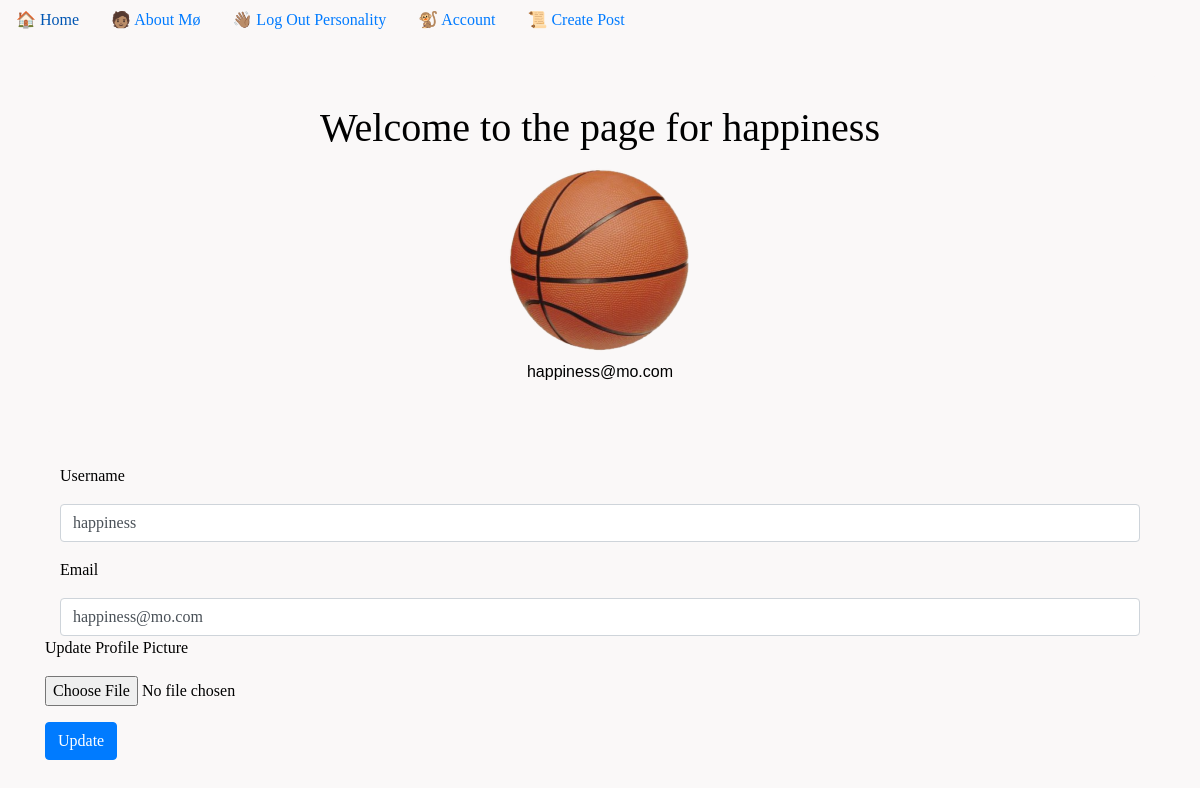
/account (signed in), run on the app's committed database.
### mosdiary/models.py (models this page shows, shortened)
class User(db.Model, UserMixin):
    __tablename__ = 'users'
    id = db.Column(db.Integer, primary_key = True)
    profile_image = db.Column(db.String(20), nullable=False, default='default_profile.png')
    email = db.Column(db.String(64), unique=True, index=True)
    username = db.Column(db.String(64), unique=True, index=True)
    password_hash = db.Column(db.String(128))
    posts = db.relationship('BlogPost', backref='author', lazy=True)

### mosdiary/users/views.py (the view)
@users.route("/account", methods=['GET', 'POST'])
@login_required
def account():
    form = UpdateUserForm()
    if form.validate_on_submit():
        print(form)
        if form.picture.data:
            username = current_user.username
            pic = add_profile_pic(form.picture.data,username)
            current_user.profile_image = pic
        current_user.username = form.username.data
        current_user.email = form.email.data
        db.session.commit()
        flash('User Account Updated')
        return redirect(url_for('users.account'))
    elif request.method == 'GET':
        form.username.data = current_user.username
        form.email.data = current_user.email
    profile_image = url_for('static', filename='profile_pics/' + current_user.profile_image)
    return render_template('account.html', profile_image=profile_image, form=form)

### mosdiary/users/forms.py (shortened to what this page needs)
class UpdateUserForm(FlaskForm):
    email = StringField('Email', validators=[DataRequired(),Email()])
    username = StringField('Username', validators=[DataRequired()])
    picture = FileField('Update Profile Picture', validators=[FileAllowed(['jpg', 'png'])])
    submit = SubmitField('Update')

### mosdiary/models.py (called while the page is built)
@login_manager.user_loader
def load_user(user_id):
    return User.query.get(user_id)

### mosdiary/templates/account.html (shortened to what this page needs)
{% extends "base.html" %}
{% block content %}
<div class="jumbotron">
  <div align='center'>
    <h1 >Welcome to the page for {{current_user.username}}</h1>
    <img align='center' src="{{ url_for('static', filename='profile_pics/' + current_user.profile_image) }}">
    <p>{{ current_user.email }}</p>
  </div>
</div>
<div class="container">
  <form  method="POST" action = "" enctype="multipart/form-data">
    <div class="form-group">
      {{ form.username.label(class="form-group") }}
      {{form.username(class='form-control')  }}
    </div
    <div class="form-group">
      {{ form.email.label(class="form-group") }}
      {{form.email(class='form-control')  }}
    </div>
    <div class="form-group">
      {{ form.picture.label(class="form-group") }}
      {{ form.picture(class="form-control-file") }}
    </div>
    <div class="form-group">
        {{ form.submit(class="btn btn-primary") }}
    </div>
</div>
{% endblock content %}

### mosdiary/static/master.css (style rules this page uses)
body { margin: 25; font-family: cursive; font-size: 1rem; font-weight: 400; line-height: 1.5; color: #000000; text-align: left; background-color: #faf8f8; }
.jumbotron { padding: 2rem 2rem; margin-top: 2em; margin-bottom: 2rem; background-color: #faf8f8; }
p , h3 { font-family: 'Gill Sans', 'Gill Sans MT', Calibri, 'Trebuchet MS', sans-serif; }

### data on the page
User: username "happiness", profile_image (placeholder picture), email "happiness@mo.com"
